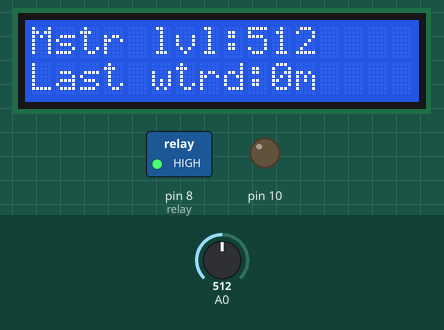
Recording of a sketch running on a simulated Arduino Uno, built with avr-gcc and run on an emulated ATmega328P. Shown: 16×2 character LCD, switched loads named in the sketch (green lamp = pin HIGH), output pins drawn as LEDs (lit = HIGH). The inputs (shaded band) are chosen by the test bench; at power-on: A0 = 512. The local clock reads 2024-03-15 10:24:30 at power-on unless the sketch sets it; storage starts empty; what the sketch prints to the serial monitor is not drawn.

Above: at 1.3 s.
1.4 s: A0 set to 689
At 2.7 s:
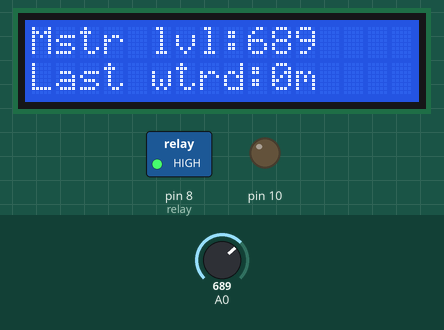
3.5 s: A0 set to 716
At 5.2 s:
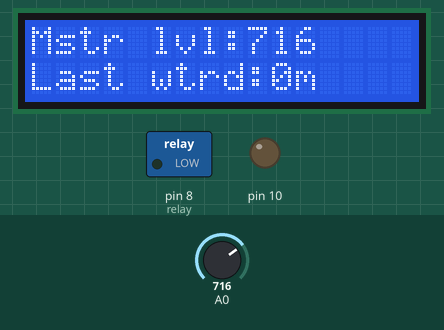
5.5 s: A0 set to 690
At 7.0 s:
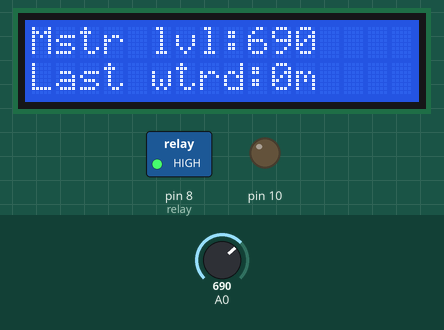
Timing chart, 0 to 8.5 s (numbered marks = the images above; inputs shaded):
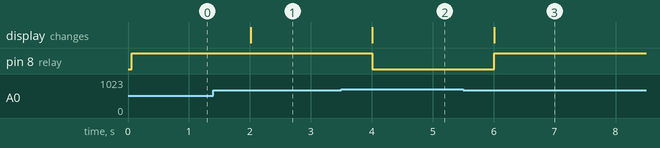

Measured:
- the behaviour switches between 700 and 701 on A0 (found by bisection; images 1 and 2)
- after the input at 1.4 s, the display: changes after 0.61 s (image 1)
- after the input at 3.5 s, pin 8 (relay): HIGH → LOW after 0.51 s; the display: changes after 0.51 s (image 2)
- after the input at 5.5 s, pin 8 (relay): LOW → HIGH after 0.51 s; the display: changes after 0.51 s (image 3)

The sketch:

main.ino
```cpp
#include <LiquidCrystal.h>
#include "SD.h"
#include <Wire.h>
#include <SPI.h>
#include "RTClib.h"


const int relay = 8;

LiquidCrystal lcd(7,6, 5, 4, 3, 2);
unsigned long StartTime = millis();

const int chipSelect = 10;

#define LOG_INTERVAL  1000 // mills between entries (reduce to take more/faster data)

#define SYNC_INTERVAL 1000 // mills between calls to flush() - to write data to the card
uint32_t syncTime = 0; // time of last sync()

#define ECHO_TO_SERIAL   1 // echo data to serial port
#define WAIT_TO_START    0 // Wait for serial input in setup()


RTC_DS1307 RTC; // define the Real Time Clock object

// for the data logging shield, we use digital pin 10 for the SD cs line

// the logging file
File logfile;

void error(String str)
{
  Serial.print("error: ");
  Serial.println(str);

  // red LED indicates err  digitalWrite(redLEDpin, HIGH);

  while(1);
}

void setup() {
  Serial.begin(9600);

  //LCD Display
  lcd.begin(16,2);

  pinMode(relay, OUTPUT);

  digitalWrite(relay, HIGH);

  lcd.setCursor(0, 0);
  lcd.print("Mstr lvl:");
  lcd.setCursor(0,1);
  lcd.print("Last wtrd:");

  //SD Card and RTC

 #if WAIT_TO_START
  Serial.println("Type any character to start");
  while (!Serial.available());
#endif //WAIT_TO_START

  // initialize the SD card
  Serial.print("Initializing SD card...");
  // make sure that the default chip select pin is set to
  // output, even if you don't use it:
  pinMode(10, OUTPUT);

  // see if the card is present and can be initialized:
  if (!SD.begin(chipSelect)) {
    error("Card failed, or not present");
  }
  Serial.println("card initialized.");

  // create a new file
  char filename[] = "LOGGER00.CSV";
  for (uint8_t i = 0; i < 100; i++) {
    filename[6] = i/10 + '0';
    filename[7] = i%10 + '0';
    if (! SD.exists(filename)) {
      // only open a new file if it doesn't exist
      logfile = SD.open(filename, FILE_WRITE);
      break;  // leave the loop!
    }
  }

  if (! logfile) {
    error("couldnt create file");
  }

  Serial.print("Logging to: ");
  Serial.println(filename);

  // connect to RTC
  Wire.begin();
  if (!RTC.begin()) {
    logfile.println("RTC failed");
#if ECHO_TO_SERIAL
    Serial.println("RTC failed");
#endif  //ECHO_TO_SERIAL
  }
  if (!RTC.isrunning()){
    RTC.adjust(DateTime(__DATE__,__TIME__));
    }


  logfile.println("millis,stamp, datetime, moisture");
#if ECHO_TO_SERIAL
  Serial.println("millis,stamp,datetime,moisture");
#endif //ECHO_TO_SERIAL

  // If you want to set the aref to something other than 5v
  analogReference(EXTERNAL);
}

void turnPumpOn(){
  if (analogRead(A0) > 700){
    digitalWrite(relay, LOW);
    StartTime = millis();
  } else {
    digitalWrite(relay, HIGH);
  }

}

void lcdDisplay(){
  lcd.setCursor(9, 0);
  lcd.print(analogRead(A0));


  unsigned long CurrentTime = millis();
  unsigned long ElapsedTime = (CurrentTime - StartTime)/60000;

  lcd.setCursor(10,1);
  lcd.print(ElapsedTime);
  lcd.print("m");
}

void sdCard(DateTime now){
   delay((LOG_INTERVAL -1) - (millis() % LOG_INTERVAL));


  // log milliseconds since starting
  uint32_t m = millis();
  logfile.print(m);           // milliseconds since start
  logfile.print(", ");
#if ECHO_TO_SERIAL
  Serial.print(m);         // milliseconds since start
  Serial.print(", ");
#endif

  // fetch the time
  now = RTC.now();
  // log time
  logfile.print(now.unixtime()); // seconds since 1/1/1970
  logfile.print(", ");
  logfile.print('"');
  logfile.print(now.year(), DEC);
  logfile.print("/");
  logfile.print(now.month(), DEC);
  logfile.print("/");
  logfile.print(now.day(), DEC);
  logfile.print(" ");
  logfile.print(now.hour(), DEC);
  logfile.print(":");
  logfile.print(now.minute(), DEC);
  logfile.print(":");
  logfile.print(now.second(), DEC);
  logfile.print('"');
#if ECHO_TO_SERIAL
  Serial.print(now.unixtime()); // seconds since 1/1/1970
  Serial.print(", ");
  Serial.print('"');
  Serial.print(now.year(), DEC);
  Serial.print("/");
  Serial.print(now.month(), DEC);
  Serial.print("/");
  Serial.print(now.day(), DEC);
  Serial.print(" ");
  Serial.print(now.hour(), DEC);
  Serial.print(":");
  Serial.print(now.minute(), DEC);
  Serial.print(":");
  Serial.print(now.second(), DEC);
  Serial.print('"');
#endif //ECHO_TO_SERIAL

  logfile.print(", ");
  logfile.print(analogRead(A0));
#if ECHO_TO_SERIAL
  Serial.print(", ");
  Serial.print(analogRead(A0));

#endif //ECHO_TO_SERIAL


  logfile.println();
#if ECHO_TO_SERIAL
  Serial.println();
#endif // ECHO_TO_SERIAL

  // Now we write data to disk! Don't sync too often - requires 2048 bytes of I/O to SD card
  // which uses a bunch of power and takes time
  if ((millis() - syncTime) < SYNC_INTERVAL) return;
  syncTime = millis();

  // blink LED to show we are syncing data to the card & updating FAT!
  logfile.flush();
}


void loop() {
  DateTime now = RTC.now();
  turnPumpOn();
  lcdDisplay();
  sdCard(now);
  delay(1000);
}
```
